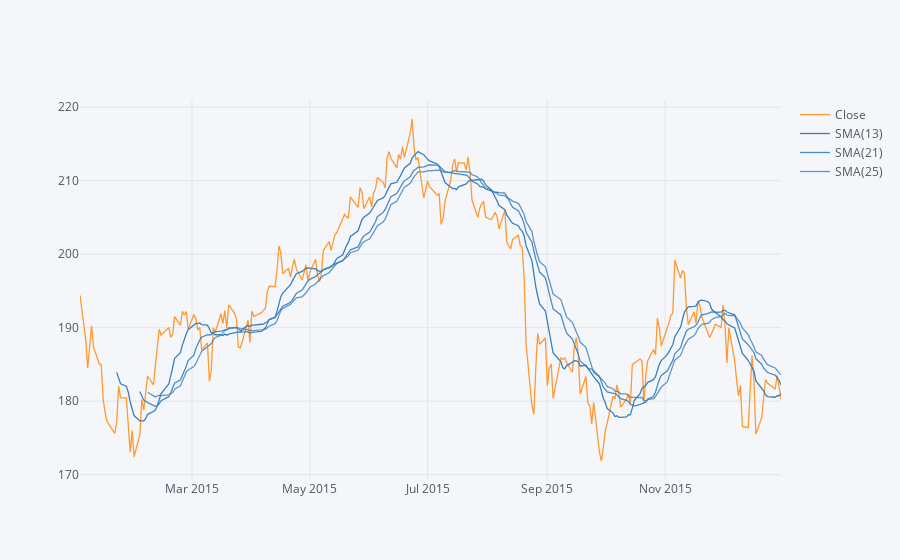

Notebook code cell kept with this figure:
### Code cell
MS['Close'].ix['2015-01-01':'2015-12-31'].ta_plot(study='sma',periods=[13,21,25])

### Figure 1 — Plotly figure (JSON) as saved in the notebook; plotly's stock layout.template omitted (floating-point values rounded to 4 significant figures; data arrays with more than 128 entries replaced by an {"elided": "..."} marker saying what was removed)
{"data": [{"line": {"color": "rgba(255, 153, 51, 1.0)", "dash": "solid", "shape": "linear", "width": 1.3}, "mode": "lines", "name": "Close", "text": "", "type": "scatter", "x": {"elided": "252 str values"}, "y": {"elided": "252 float values"}}, {"line": {"color": "rgba(55, 128, 191, 1.0)", "dash": "solid", "shape": "linear", "width": 1.3}, "mode": "lines", "name": "SMA(13)", "text": "", "type": "scatter", "x": {"elided": "252 str values"}, "y": {"elided": "252 mixed values"}}, {"line": {"color": "rgba(55, 128, 191, 0.8999999999999999)", "dash": "solid", "shape": "linear", "width": 1.3}, "mode": "lines", "name": "SMA(21)", "text": "", "type": "scatter", "x": {"elided": "252 str values"}, "y": {"elided": "252 mixed values"}}, {"line": {"color": "rgba(55, 128, 191, 0.7999999999999998)", "dash": "solid", "shape": "linear", "width": 1.3}, "mode": "lines", "name": "SMA(25)", "text": "", "type": "scatter", "x": {"elided": "252 str values"}, "y": {"elided": "252 mixed values"}}], "layout": {"legend": {"bgcolor": "#F5F6F9", "font": {"color": "#4D5663"}}, "paper_bgcolor": "#F5F6F9", "plot_bgcolor": "#F5F6F9", "title": {"font": {"color": "#4D5663"}}, "xaxis": {"gridcolor": "#E1E5ED", "showgrid": true, "tickfont": {"color": "#4D5663"}, "title": {"font": {"color": "#4D5663"}, "text": ""}, "zerolinecolor": "#E1E5ED"}, "yaxis": {"gridcolor": "#E1E5ED", "showgrid": true, "tickfont": {"color": "#4D5663"}, "title": {"font": {"color": "#4D5663"}, "text": ""}, "zerolinecolor": "#E1E5ED"}}}
